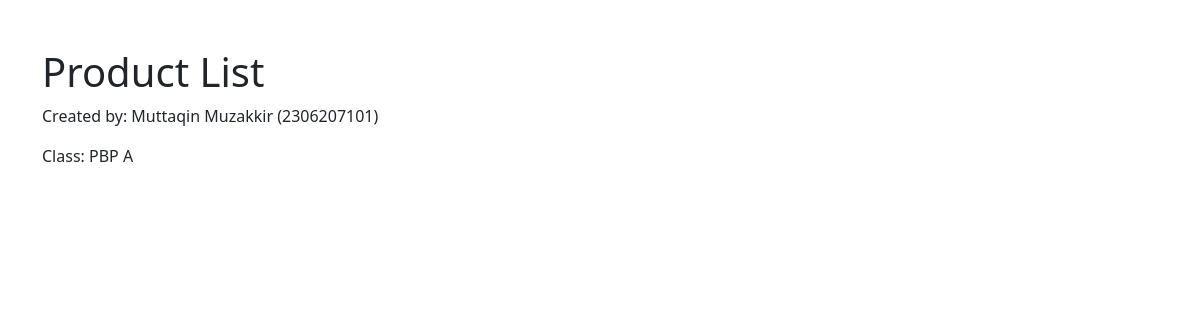
/products/, run on an earlier commit of the app's database.
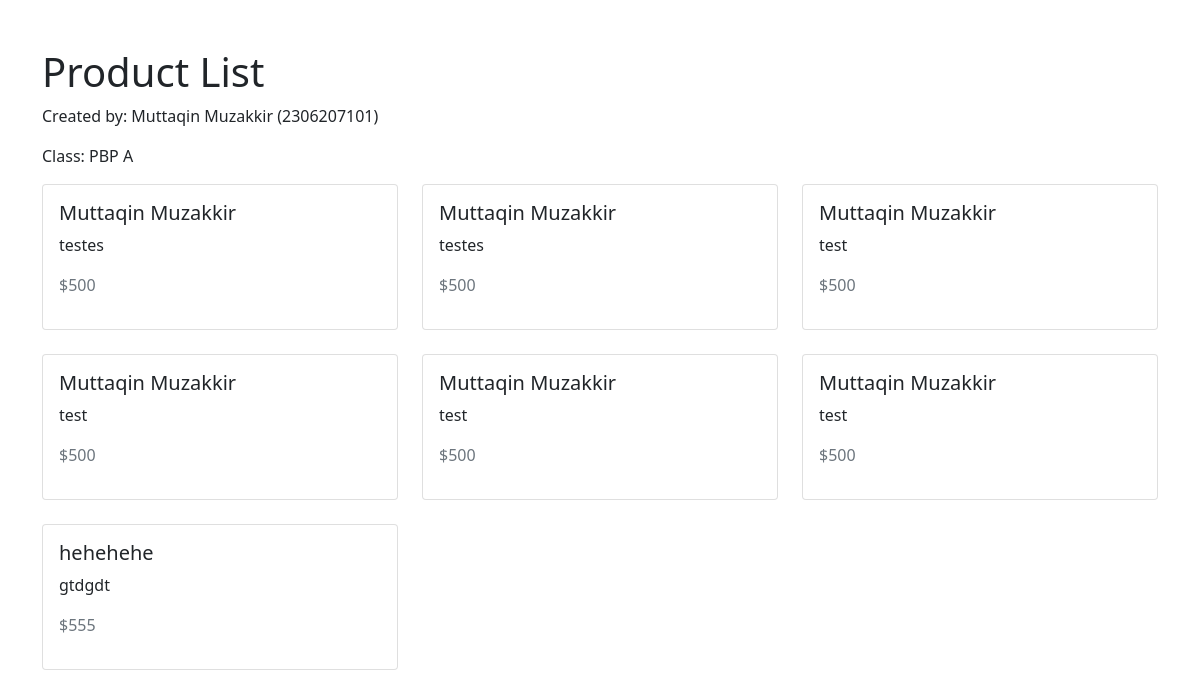
And on a later commit of the database.
### main/models.py (models this page shows, shortened)
class Product(models.Model):
    name = models.CharField(max_length=255)  # Nama item
    price = models.IntegerField()  # Harga item
    description = models.TextField()  # Deskripsi item
    stock = models.PositiveIntegerField(default=0)  # Jumlah stok
    category = models.CharField(max_length=100, blank=True, null=True)  # Kategori item
    image = models.CharField(
        max_length=256, default="https://loremflickr.com/200/200?random=7"
    )  # Gambar item
    rating = models.PositiveIntegerField(default=0)  # Rating item
    class Meta:
        verbose_name = "Product"
        verbose_name_plural = "Products"

### main/views.py (the view)
# urls.py: path("products/", show_products, name="show_products"),
def show_products(req):
    data = Product.objects.all()
    context = {
        "name": "Muttaqin Muzakkir",
        "class": "PBP A",
        "npm": "2306207101",
        "products": data,
    }
    return render(req, "products.html", context)

### main/templates/products.html (shortened to what this page needs)
<!DOCTYPE html>
<html lang="en">
  <head>
    <link
      rel="stylesheet"
      href="https://cdnjs.cloudflare.com/ajax/libs/bootstrap/5.1.3/css/bootstrap.min.css" />
  </head>
  <body>
    <div class="container">
      <h1 class="mt-5">Product List</h1>
      <p>Created by: {{ name }} ({{ npm }})</p>
      <p>Class: {{ class }}</p>
      <div class="row">
        {% for product in products %}
        <div class="col-md-4">
          <div class="card mb-4">
            <div class="card-body">
              <h5 class="card-title">{{ product.name }}</h5>
              <p class="card-text">{{ product.description }}</p>
              <p class="text-muted">${{ product.price }}</p>
            </div>
          </div>
        </div>
        {% endfor %}
      </div>
    </div>
  </body>
</html>

What changed in the data, as far as the page shows it:
added Product: name "Muttaqin Muzakkir", description "testes", price "500"
added Product: name "Muttaqin Muzakkir", description "testes", price "500"
added Product: name "Muttaqin Muzakkir", description "test", price "500"
added Product: name "Muttaqin Muzakkir", description "test", price "500"
added Product: name "Muttaqin Muzakkir", description "test", price "500"
added Product: name "Muttaqin Muzakkir", description "test", price "500"
added Product: name "hehehehe", description "gtdgdt", price "555"
